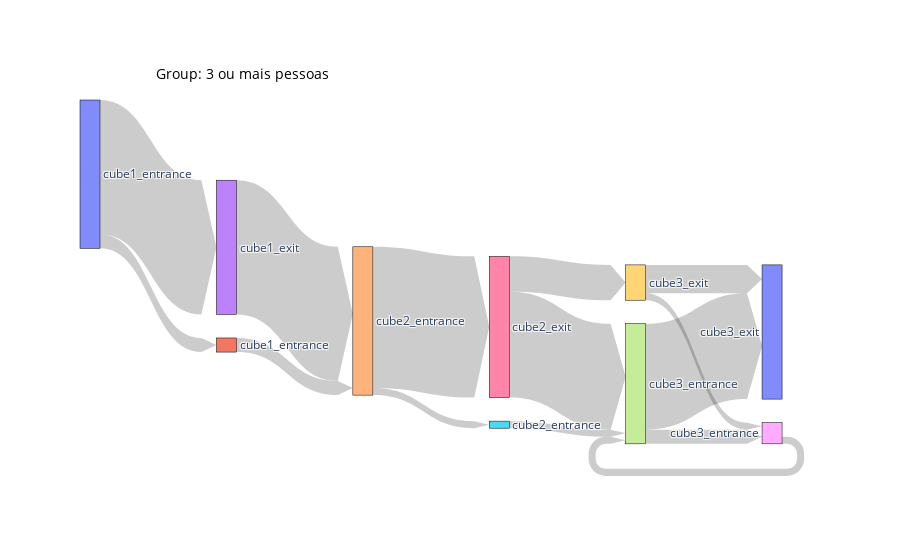
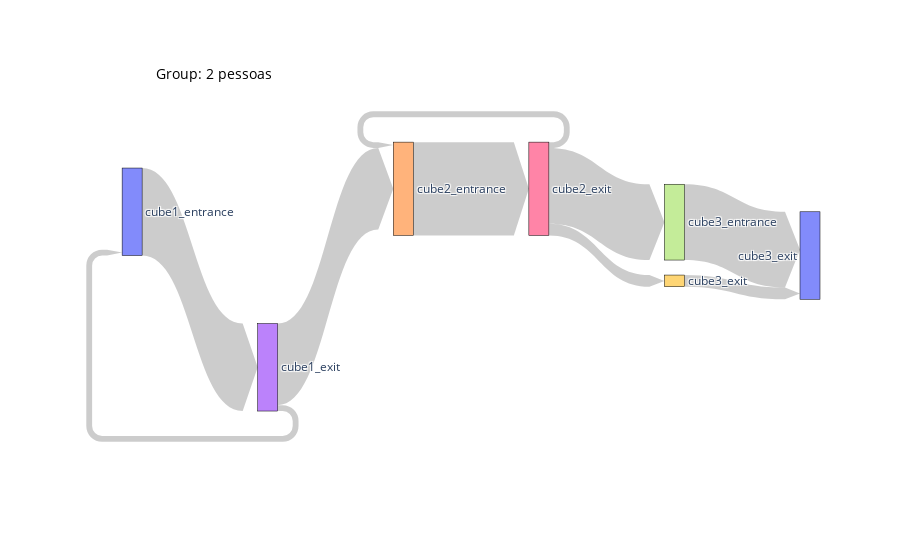
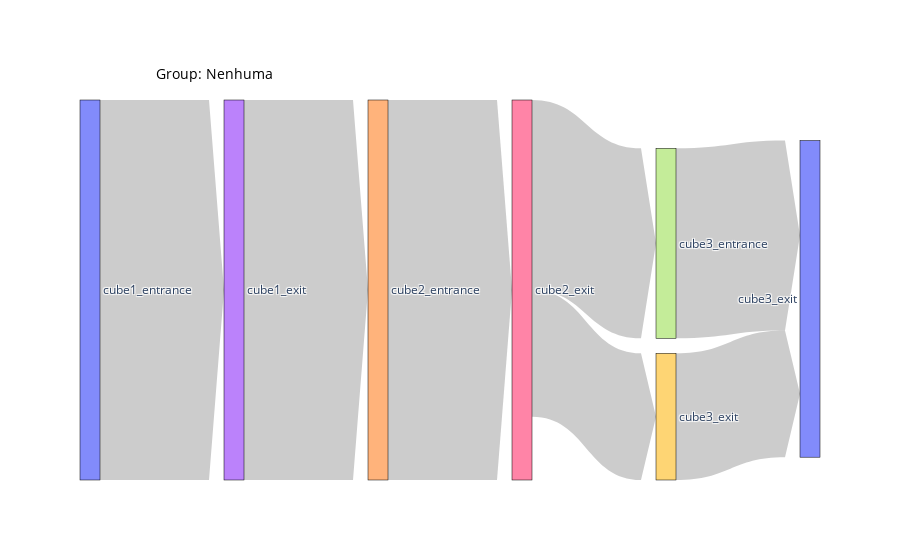
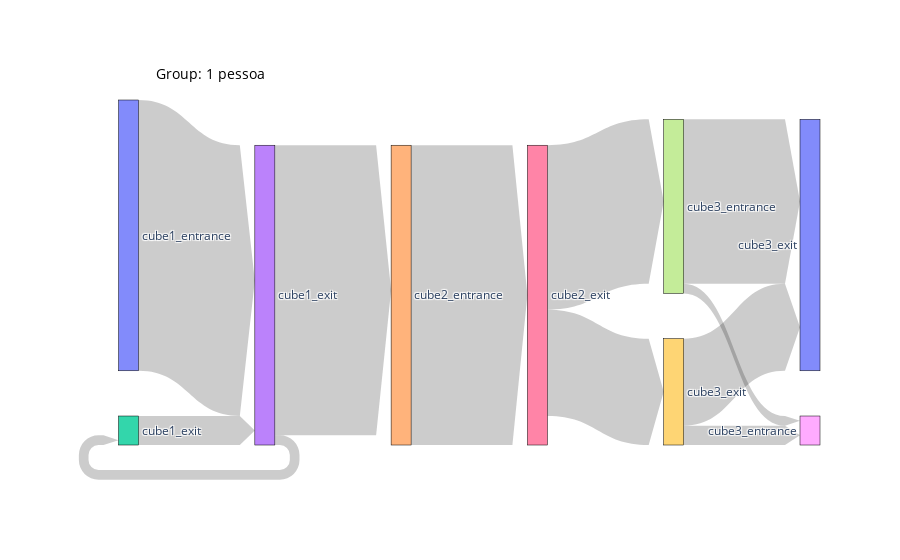

Notebook source saved alongside these figures, in order:
### Markdown cell above
group data by number of accompanies and create a snakey plot for each group

### Code cell
groups = merged_df['How many people accompanied you on this visit?'].unique()

original_doors = sorted(set([door for seq in merged_df['sequence'] for door in seq.split(',')]))
desired_doors = ['cube1_entrance', 'cube1_entrance', 'cube1_exit', 'cube1_exit', 'cube2_entrance', 'cube2_entrance', 'cube2_exit', 'cube3_entrance', 'cube3_entrance', 'cube3_exit', 'cube3_exit']

# Create a Sankey plot for each group
for group in groups:
    group_df = merged_df[merged_df['How many people accompanied you on this visit?'] == group]

    flow_matrix = pd.DataFrame(0, index=original_doors, columns=original_doors)

    for sequence in group_df['sequence']:
        doors_visited = sequence.split(',')
        for i in range(len(doors_visited) - 1):
            flow_matrix.loc[doors_visited[i], doors_visited[i + 1]] += 1

    fig = go.Figure(data=[go.Sankey(
        node=dict(
            pad=15,
            thickness=20,
            line=dict(color='black', width=0.5),
            label=original_doors
        ),
        link=dict(
            arrowlen=15,
            source=[original_doors.index(src) for src in flow_matrix.index for _ in range(len(flow_matrix.columns))],
            target=[original_doors.index(dest) for _ in range(len(flow_matrix.index)) for dest in flow_matrix.columns],
            value=flow_matrix.values.flatten()
        )
    )])

    fig.add_annotation(
        text=f"Group: {group}",
        x=0.1, y=1.1,
        showarrow=False,
        font=dict(size=14, color='black')
    )
    fig.update_traces(
        node=dict(label=desired_doors),
        selector=dict(type='sankey')
    )

    fig.write_html(f"sankey_plot_{group}.html")
    fig.show()

### Figure 1 — Plotly figure (JSON) as saved in the notebook; plotly's stock layout.template omitted (floating-point values rounded to 4 significant figures)
{"data": [{"link": {"arrowlen": 15, "source": [0, 0, 0, 0, 0, 0, 0, 0, 0, 0, 0, 1, 1, 1, 1, 1, 1, 1, 1, 1, 1, 1, 2, 2, 2, 2, 2, 2, 2, 2, 2, 2, 2, 3, 3, 3, 3, 3, 3, 3, 3, 3, 3, 3, 4, 4, 4, 4, 4, 4, 4, 4, 4, 4, 4, 5, 5, 5, 5, 5, 5, 5, 5, 5, 5, 5, 6, 6, 6, 6, 6, 6, 6, 6, 6, 6, 6, 7, 7, 7, 7, 7, 7, 7, 7, 7, 7, 7, 8, 8, 8, 8, 8, 8, 8, 8, 8, 8, 8, 9, 9, 9, 9, 9, 9, 9, 9, 9, 9, 9, 10, 10, 10, 10, 10, 10, 10, 10, 10, 10, 10], "target": [0, 1, 2, 3, 4, 5, 6, 7, 8, 9, 10, 0, 1, 2, 3, 4, 5, 6, 7, 8, 9, 10, 0, 1, 2, 3, 4, 5, 6, 7, 8, 9, 10, 0, 1, 2, 3, 4, 5, 6, 7, 8, 9, 10, 0, 1, 2, 3, 4, 5, 6, 7, 8, 9, 10, 0, 1, 2, 3, 4, 5, 6, 7, 8, 9, 10, 0, 1, 2, 3, 4, 5, 6, 7, 8, 9, 10, 0, 1, 2, 3, 4, 5, 6, 7, 8, 9, 10, 0, 1, 2, 3, 4, 5, 6, 7, 8, 9, 10, 0, 1, 2, 3, 4, 5, 6, 7, 8, 9, 10, 0, 1, 2, 3, 4, 5, 6, 7, 8, 9, 10], "value": [0, 2, 0, 19, 0, 0, 0, 0, 0, 0, 0, 0, 0, 0, 0, 2, 0, 0, 0, 0, 0, 0, 0, 0, 0, 0, 0, 0, 0, 0, 0, 0, 0, 0, 0, 0, 0, 19, 0, 0, 0, 0, 0, 0, 0, 0, 0, 0, 0, 1, 20, 0, 0, 0, 0, 0, 0, 0, 0, 0, 0, 0, 1, 0, 0, 0, 0, 0, 0, 0, 0, 0, 0, 15, 0, 5, 0, 0, 0, 0, 0, 0, 0, 0, 0, 2, 0, 15, 0, 0, 0, 0, 0, 0, 0, 1, 0, 0, 0, 0, 0, 0, 0, 0, 0, 0, 0, 1, 0, 4, 0, 0, 0, 0, 0, 0, 0, 0, 0, 0, 0]}, "node": {"label": ["cube1_entrance", "cube1_entrance", "cube1_exit", "cube1_exit", "cube2_entrance", "cube2_entrance", "cube2_exit", "cube3_entrance", "cube3_entrance", "cube3_exit", "cube3_exit"], "line": {"color": "black", "width": 0.5}, "pad": 15, "thickness": 20}, "type": "sankey"}], "layout": {"annotations": [{"font": {"color": "black", "size": 14}, "showarrow": false, "text": "Group: 3 ou mais pessoas", "x": 0.1, "y": 1.1}]}}

### Figure 2 — Plotly figure (JSON) as saved in the notebook; plotly's stock layout.template omitted (floating-point values rounded to 4 significant figures)
{"data": [{"link": {"arrowlen": 15, "source": [0, 0, 0, 0, 0, 0, 0, 0, 0, 0, 0, 1, 1, 1, 1, 1, 1, 1, 1, 1, 1, 1, 2, 2, 2, 2, 2, 2, 2, 2, 2, 2, 2, 3, 3, 3, 3, 3, 3, 3, 3, 3, 3, 3, 4, 4, 4, 4, 4, 4, 4, 4, 4, 4, 4, 5, 5, 5, 5, 5, 5, 5, 5, 5, 5, 5, 6, 6, 6, 6, 6, 6, 6, 6, 6, 6, 6, 7, 7, 7, 7, 7, 7, 7, 7, 7, 7, 7, 8, 8, 8, 8, 8, 8, 8, 8, 8, 8, 8, 9, 9, 9, 9, 9, 9, 9, 9, 9, 9, 9, 10, 10, 10, 10, 10, 10, 10, 10, 10, 10, 10], "target": [0, 1, 2, 3, 4, 5, 6, 7, 8, 9, 10, 0, 1, 2, 3, 4, 5, 6, 7, 8, 9, 10, 0, 1, 2, 3, 4, 5, 6, 7, 8, 9, 10, 0, 1, 2, 3, 4, 5, 6, 7, 8, 9, 10, 0, 1, 2, 3, 4, 5, 6, 7, 8, 9, 10, 0, 1, 2, 3, 4, 5, 6, 7, 8, 9, 10, 0, 1, 2, 3, 4, 5, 6, 7, 8, 9, 10, 0, 1, 2, 3, 4, 5, 6, 7, 8, 9, 10, 0, 1, 2, 3, 4, 5, 6, 7, 8, 9, 10, 0, 1, 2, 3, 4, 5, 6, 7, 8, 9, 10, 0, 1, 2, 3, 4, 5, 6, 7, 8, 9, 10], "value": [0, 0, 0, 15, 0, 0, 0, 0, 0, 0, 0, 0, 0, 0, 0, 0, 0, 0, 0, 0, 0, 0, 0, 0, 0, 0, 0, 0, 0, 0, 0, 0, 0, 1, 0, 0, 0, 14, 0, 0, 0, 0, 0, 0, 0, 0, 0, 0, 0, 0, 16, 0, 0, 0, 0, 0, 0, 0, 0, 0, 0, 0, 0, 0, 0, 0, 0, 0, 0, 0, 1, 0, 0, 13, 0, 2, 0, 0, 0, 0, 0, 0, 0, 0, 0, 0, 0, 13, 0, 0, 0, 0, 0, 0, 0, 0, 0, 0, 0, 0, 0, 0, 0, 0, 0, 0, 0, 0, 0, 2, 0, 0, 0, 0, 0, 0, 0, 0, 0, 0, 0]}, "node": {"label": ["cube1_entrance", "cube1_entrance", "cube1_exit", "cube1_exit", "cube2_entrance", "cube2_entrance", "cube2_exit", "cube3_entrance", "cube3_entrance", "cube3_exit", "cube3_exit"], "line": {"color": "black", "width": 0.5}, "pad": 15, "thickness": 20}, "type": "sankey"}], "layout": {"annotations": [{"font": {"color": "black", "size": 14}, "showarrow": false, "text": "Group: 2 pessoas", "x": 0.1, "y": 1.1}]}}

### Figure 3 — Plotly figure (JSON) as saved in the notebook; plotly's stock layout.template omitted (floating-point values rounded to 4 significant figures)
{"data": [{"link": {"arrowlen": 15, "source": [0, 0, 0, 0, 0, 0, 0, 0, 0, 0, 0, 1, 1, 1, 1, 1, 1, 1, 1, 1, 1, 1, 2, 2, 2, 2, 2, 2, 2, 2, 2, 2, 2, 3, 3, 3, 3, 3, 3, 3, 3, 3, 3, 3, 4, 4, 4, 4, 4, 4, 4, 4, 4, 4, 4, 5, 5, 5, 5, 5, 5, 5, 5, 5, 5, 5, 6, 6, 6, 6, 6, 6, 6, 6, 6, 6, 6, 7, 7, 7, 7, 7, 7, 7, 7, 7, 7, 7, 8, 8, 8, 8, 8, 8, 8, 8, 8, 8, 8, 9, 9, 9, 9, 9, 9, 9, 9, 9, 9, 9, 10, 10, 10, 10, 10, 10, 10, 10, 10, 10, 10], "target": [0, 1, 2, 3, 4, 5, 6, 7, 8, 9, 10, 0, 1, 2, 3, 4, 5, 6, 7, 8, 9, 10, 0, 1, 2, 3, 4, 5, 6, 7, 8, 9, 10, 0, 1, 2, 3, 4, 5, 6, 7, 8, 9, 10, 0, 1, 2, 3, 4, 5, 6, 7, 8, 9, 10, 0, 1, 2, 3, 4, 5, 6, 7, 8, 9, 10, 0, 1, 2, 3, 4, 5, 6, 7, 8, 9, 10, 0, 1, 2, 3, 4, 5, 6, 7, 8, 9, 10, 0, 1, 2, 3, 4, 5, 6, 7, 8, 9, 10, 0, 1, 2, 3, 4, 5, 6, 7, 8, 9, 10, 0, 1, 2, 3, 4, 5, 6, 7, 8, 9, 10], "value": [0, 0, 0, 6, 0, 0, 0, 0, 0, 0, 0, 0, 0, 0, 0, 0, 0, 0, 0, 0, 0, 0, 0, 0, 0, 0, 0, 0, 0, 0, 0, 0, 0, 0, 0, 0, 0, 6, 0, 0, 0, 0, 0, 0, 0, 0, 0, 0, 0, 0, 6, 0, 0, 0, 0, 0, 0, 0, 0, 0, 0, 0, 0, 0, 0, 0, 0, 0, 0, 0, 0, 0, 0, 3, 0, 2, 0, 0, 0, 0, 0, 0, 0, 0, 0, 0, 0, 3, 0, 0, 0, 0, 0, 0, 0, 0, 0, 0, 0, 0, 0, 0, 0, 0, 0, 0, 0, 0, 0, 2, 0, 0, 0, 0, 0, 0, 0, 0, 0, 0, 0]}, "node": {"label": ["cube1_entrance", "cube1_entrance", "cube1_exit", "cube1_exit", "cube2_entrance", "cube2_entrance", "cube2_exit", "cube3_entrance", "cube3_entrance", "cube3_exit", "cube3_exit"], "line": {"color": "black", "width": 0.5}, "pad": 15, "thickness": 20}, "type": "sankey"}], "layout": {"annotations": [{"font": {"color": "black", "size": 14}, "showarrow": false, "text": "Group: Nenhuma", "x": 0.1, "y": 1.1}]}}

### Figure 4 — Plotly figure (JSON) as saved in the notebook; plotly's stock layout.template omitted (floating-point values rounded to 4 significant figures)
{"data": [{"link": {"arrowlen": 15, "source": [0, 0, 0, 0, 0, 0, 0, 0, 0, 0, 0, 1, 1, 1, 1, 1, 1, 1, 1, 1, 1, 1, 2, 2, 2, 2, 2, 2, 2, 2, 2, 2, 2, 3, 3, 3, 3, 3, 3, 3, 3, 3, 3, 3, 4, 4, 4, 4, 4, 4, 4, 4, 4, 4, 4, 5, 5, 5, 5, 5, 5, 5, 5, 5, 5, 5, 6, 6, 6, 6, 6, 6, 6, 6, 6, 6, 6, 7, 7, 7, 7, 7, 7, 7, 7, 7, 7, 7, 8, 8, 8, 8, 8, 8, 8, 8, 8, 8, 8, 9, 9, 9, 9, 9, 9, 9, 9, 9, 9, 9, 10, 10, 10, 10, 10, 10, 10, 10, 10, 10, 10], "target": [0, 1, 2, 3, 4, 5, 6, 7, 8, 9, 10, 0, 1, 2, 3, 4, 5, 6, 7, 8, 9, 10, 0, 1, 2, 3, 4, 5, 6, 7, 8, 9, 10, 0, 1, 2, 3, 4, 5, 6, 7, 8, 9, 10, 0, 1, 2, 3, 4, 5, 6, 7, 8, 9, 10, 0, 1, 2, 3, 4, 5, 6, 7, 8, 9, 10, 0, 1, 2, 3, 4, 5, 6, 7, 8, 9, 10, 0, 1, 2, 3, 4, 5, 6, 7, 8, 9, 10, 0, 1, 2, 3, 4, 5, 6, 7, 8, 9, 10, 0, 1, 2, 3, 4, 5, 6, 7, 8, 9, 10, 0, 1, 2, 3, 4, 5, 6, 7, 8, 9, 10], "value": [0, 0, 0, 28, 0, 0, 0, 0, 0, 0, 0, 0, 0, 0, 0, 0, 0, 0, 0, 0, 0, 0, 0, 0, 0, 3, 0, 0, 0, 0, 0, 0, 0, 0, 0, 1, 0, 30, 0, 0, 0, 0, 0, 0, 0, 0, 0, 0, 0, 0, 31, 0, 0, 0, 0, 0, 0, 0, 0, 0, 0, 0, 0, 0, 0, 0, 0, 0, 0, 0, 0, 0, 0, 17, 0, 11, 0, 0, 0, 0, 0, 0, 0, 0, 0, 1, 0, 17, 0, 0, 0, 0, 0, 0, 0, 0, 0, 0, 0, 0, 0, 0, 0, 0, 0, 0, 0, 2, 0, 9, 0, 0, 0, 0, 0, 0, 0, 0, 0, 0, 0]}, "node": {"label": ["cube1_entrance", "cube1_entrance", "cube1_exit", "cube1_exit", "cube2_entrance", "cube2_entrance", "cube2_exit", "cube3_entrance", "cube3_entrance", "cube3_exit", "cube3_exit"], "line": {"color": "black", "width": 0.5}, "pad": 15, "thickness": 20}, "type": "sankey"}], "layout": {"annotations": [{"font": {"color": "black", "size": 14}, "showarrow": false, "text": "Group: 1 pessoa", "x": 0.1, "y": 1.1}]}}
